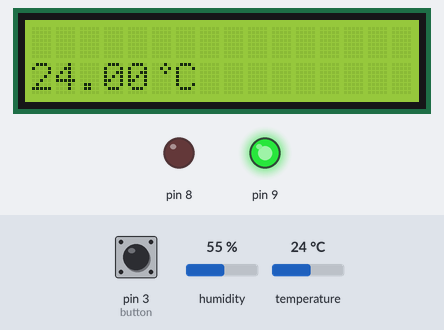
This sketch was run on a simulated Arduino Uno, built with avr-gcc and run on an emulated ATmega328P. Shown: 16×2 character LCD, output pins drawn as LEDs (lit = HIGH). Inputs (shaded band) come from the test bench; at power-on: pin 3 (button) HIGH, temperature 24 °C, humidity 55 %. What the sketch prints to the serial monitor is not drawn.

Above: at 1.2 s.
1.3 s: pin 3 (button) driven LOW
At 2.6 s:
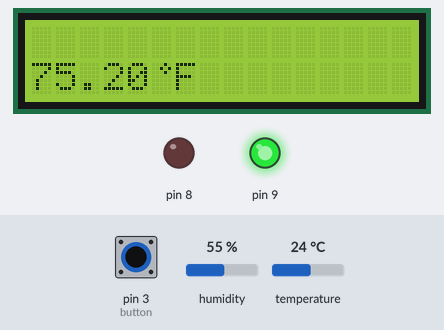
4.0 s: temperature set to 12 °C
At 5.3 s:
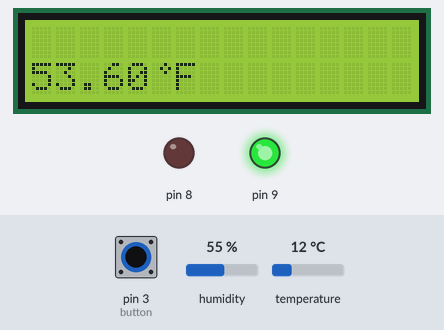
6.7 s: temperature set to 19 °C
At 8.7 s:
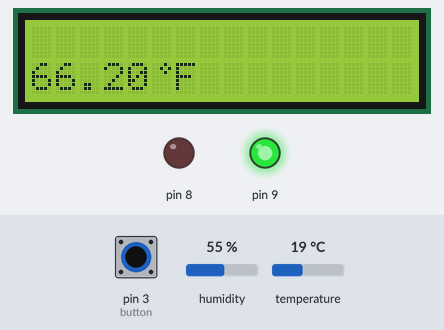
9.5 s: temperature set to 28 °C
At 10.4 s:
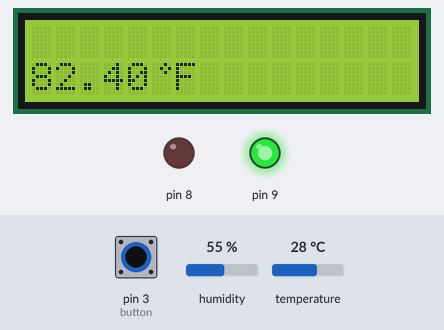
Timing chart, 0 to 12.5 s (numbered marks = the images above; inputs shaded):
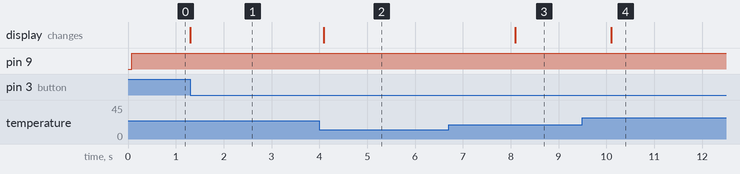

The sketch:

sketch.ino
```cpp
// Projeto 2 - MicroControladores
// Autor: Gustavo Oliveira da Silva
/*
Este projeto com o Arduino informa o valor da temperatura pelo monitor Serial
e por um display LCD. Este valor pode ser apresentado nas escalas, Celsius e Fahrenheit
trocadas pelo botão para mostrar a temperatura nas duas escalas.

O led verde indicará uma temperatura aceitável. O led vermelho indicará atenção pois
a temperatura do processo está maior ou menor do que a recomendada e caso isto aconteça um
sinal sonoro é ativado.
*/

// Inclusão da biblioteca para uso do LCD e do sensor DHT
#include <DHT.h>
#include <LiquidCrystal.h>

// Define o pino e a tipagem do DHT
#define DHTPIN 10
#define DHTTYPE 22

// Define os valores limiter minimo e maximos aceitaveis como seguros
#define LIMHIGH 60
#define LIMLOW 0

// Pinagem do botão
#define Bottom 3

// Pinagem do Buzzer
#define Buzzer 2

// Setando variaveis para o LCD
LiquidCrystal lcd(12, 11, 7, 6, 5, 4);

// Setando variaveis para o DHT
DHT dht(DHTPIN, DHTTYPE);
float oldtemp = 0;
float newtemp = 0;
volatile bool trade = 0;

// Setando variaveis para o buzzer
int hz = 440;

// Ponteiro de função para alternancia da temperatura
void (*fpTemp)(float);

// Ponteiro de função para alternancia dos leds
void (*fpLed)();

// Simbolo para graus
uint8_t degree[8] =
{
  0b00010,
  0b00101,
  0b00010,
  0b00000,
  0b00000,
  0b00000,
  0b00000,
  0b00000
};

// Simbolo para warning parte 1
uint8_t danger1[8] =
{
  0b00000,
  0b00000,
  0b00000,
  0b00000,
  0b00100,
  0b01010,
  0b01010,
  0b10001
};

// Simbolo para warning parte 2
uint8_t danger2[8] =
{
  0b00001,
  0b00001,
  0b00010,
  0b00100,
  0b00100,
  0b01000,
  0b10000,
  0b11111
};

// Simbolo para warning parte 3
uint8_t danger3[8] =
{
  0b00100,
  0b00100,
  0b00100,
  0b00000,
  0b00100,
  0b00000,
  0b00000,
  0b11111
};

// Simbolo para warning parte 4
uint8_t danger4[8] =
{
  0b10000,
  0b10000,
  0b01000,
  0b00100,
  0b00100,
  0b00010,
  0b00001,
  0b11111
};

// Função que printa no monitor serial e no LCD a temperatura em Celsius
void Celsius(float temp)
{
  lcd.setCursor(0,1);
  lcd.print(temp);
  lcd.print("\x03\C");
  Serial.print(temp);
  Serial.println("°C");
}

// Função que printa no monitor serial e no LCD a temperatura em Fahrenheit
void Fahrenheit(float temp)
{
  temp = (((temp*9)/5)+32);
  lcd.setCursor(0,1);
  lcd.print(temp);
  lcd.print("\x03\F");
  Serial.print(temp);
  Serial.println("°F");
}

// Função que ascende o led vermelho e aciona o sinal de warning no LCD
void Red()
{
  PORTB = PORTB & ~(1 << PB1) | (1 << PB0);

  lcd.setCursor(11,0);
  lcd.print("\x04");
  lcd.setCursor(10,1);
  lcd.print("\x05");
  lcd.setCursor(11,1);
  lcd.print("\x06");
  lcd.setCursor(12,1);
  lcd.print("\x07");
}

// Função que ascende o led verde
void Green()
{
  PORTB = PORTB & ~(1 << PB0) | (1 << PB1);

  noTone(Buzzer);
  hz = 440;
}

void Sirene()
{
  // Tocar sirene com o buzzer
  if(hz < 1400)
  {
    tone(Buzzer, hz);
    delay(1);
    hz++;
  }
  else
  {
    hz = 440;
  }
}

ISR(INT1_vect)
{
  if(fpTemp == Celsius)
  {
    fpTemp = Fahrenheit;
  }
  else
  {
    fpTemp = Celsius;
  }
  trade = 1;
}

void setup()
{
  // Inicia porta serial
  Serial.begin(115200);

  // Inicia o sensor DHT
  dht.begin();

  // Inicia o LCD
  lcd.begin(16,2);

  // Seta os simbolos costumizados
  lcd.createChar(3, degree);
  lcd.createChar(4, danger1);
  lcd.createChar(5, danger2);
  lcd.createChar(6, danger3);
  lcd.createChar(7, danger4);

  // Leds como OUTPUT
  DDRB = DDRB | (1 << DDB0) | (1 << DDB1);

  // Botão como INPUT e Buzzer como OUTPUT
  DDRD = DDRD & ~(1 << DDD3) | (1 << DDD2);

  // Declaração da Interrupção
  EICRA = (EICRA | (1 << ISC11)) & ~(1 << ISC10);
  EIMSK = EIMSK | (1 << INT1);

  // Preparação das variaveis para começar o loop
  fpTemp = Celsius;
  fpLed = Green;
}

void loop()
{
  // Atualiza a temperatura com o sensor DHT
  newtemp = dht.readTemperature();

  // Confere se não deu erro na leitura da temperatura
  if(!(isnan(newtemp)))
  {
    // Confere se ouve alteração na temperatura
    if((trade) || (newtemp != oldtemp))
    {
      // Limpa o LCD
      lcd.clear();

      // Printa a temperatura
      fpTemp(newtemp);

      // Confere se esta em uma temperatura segura
      if((newtemp >= LIMLOW) && (newtemp <= LIMHIGH))
      {
        // Define como led verde aceso
        fpLed = Green;
      }
      else
      {
        // Define como led vermelho aceso, simbolo de warning no LCD e sinal sonoro de alerta
        fpLed = Red;
      }

      // Ascende o led selecionado
      fpLed();

      // Atualização das variaveis
      oldtemp = newtemp;
      trade = 0;
    }

    // Confere se esta na situação de risco
    if(fpLed == Red)
    {
      Sirene();
    }
  }
  else
  {
    // Printa no LCD a falha na leitura
    lcd.setCursor(0,0);
    lcd.print("Falha ao ler DHT22");

    // Printa no Serial a falha na leitura
    Serial.println("Falha ao ler DHT22");

    delay(1000);
  }
}
```

Measured:
- after the input at 1.3 s, the display: changes at once (image 1)
- after the input at 4.0 s, the display: changes after 0.09 s (image 2)
- after the input at 6.7 s, the display: changes after 1.4 s (image 3)
- after the input at 9.5 s, the display: changes after 0.60 s (image 4)
